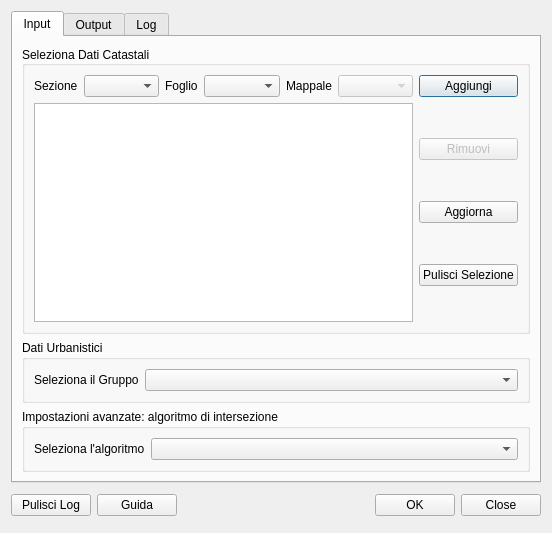
<?xml version="1.0" encoding="UTF-8"?>
<ui version="4.0">
 <class>CduCreatorDialogBase</class>
 <widget class="QDialog" name="CduCreatorDialogBase">
  <property name="geometry">
   <rect>
    <x>0</x>
    <y>0</y>
    <width>552</width>
    <height>533</height>
   </rect>
  </property>
  <property name="windowTitle">
   <string>CDU Creator</string>
  </property>
  <layout class="QGridLayout" name="gridLayout_5">
   <item row="0" column="0">
    <widget class="QTabWidget" name="tabWidget">
     <property name="currentIndex">
      <number>0</number>
     </property>
     <widget class="QWidget" name="inputTab">
      <attribute name="title">
       <string>Input</string>
      </attribute>
      <layout class="QGridLayout" name="gridLayout_2">
       <item row="0" column="0">
        <layout class="QVBoxLayout" name="verticalLayout_4">
         <item>
          <widget class="QGroupBox" name="groupBox">
           <property name="title">
            <string>Seleziona Dati Catastali</string>
           </property>
           <property name="alignment">
            <set>Qt::AlignLeading|Qt::AlignLeft|Qt::AlignVCenter</set>
           </property>
           <property name="flat">
            <bool>false</bool>
           </property>
           <property name="checkable">
            <bool>false</bool>
           </property>
           <layout class="QHBoxLayout" name="horizontalLayout_2">
            <item>
             <layout class="QGridLayout" name="gridLayout">
              <item row="0" column="0">
               <layout class="QHBoxLayout" name="horizontalLayout">
                <item>
                 <widget class="QLabel" name="label_9">
                  <property name="text">
                   <string>Sezione</string>
                  </property>
                 </widget>
                </item>
                <item>
                 <widget class="QComboBox" name="sezioneComboBox">
                  <property name="sizePolicy">
                   <sizepolicy hsizetype="Expanding" vsizetype="Fixed">
                    <horstretch>0</horstretch>
                    <verstretch>0</verstretch>
                   </sizepolicy>
                  </property>
                 </widget>
                </item>
                <item>
                 <widget class="QLabel" name="label_2">
                  <property name="text">
                   <string>Foglio</string>
                  </property>
                 </widget>
                </item>
                <item>
                 <widget class="QComboBox" name="foglioComboBox">
                  <property name="enabled">
                   <bool>true</bool>
                  </property>
                  <property name="sizePolicy">
                   <sizepolicy hsizetype="Expanding" vsizetype="Fixed">
                    <horstretch>0</horstretch>
                    <verstretch>0</verstretch>
                   </sizepolicy>
                  </property>
                 </widget>
                </item>
                <item>
                 <widget class="QLabel" name="label_3">
                  <property name="text">
                   <string>Mappale</string>
                  </property>
                 </widget>
                </item>
                <item>
                 <widget class="QComboBox" name="particellaComboBox">
                  <property name="enabled">
                   <bool>false</bool>
                  </property>
                  <property name="sizePolicy">
                   <sizepolicy hsizetype="Expanding" vsizetype="Fixed">
                    <horstretch>0</horstretch>
                    <verstretch>0</verstretch>
                   </sizepolicy>
                  </property>
                 </widget>
                </item>
               </layout>
              </item>
              <item row="0" column="1">
               <widget class="QPushButton" name="addButton">
                <property name="text">
                 <string>Aggiungi</string>
                </property>
               </widget>
              </item>
              <item row="1" column="1">
               <layout class="QVBoxLayout" name="verticalLayout_3">
                <item>
                 <widget class="QPushButton" name="removeButton">
                  <property name="enabled">
                   <bool>false</bool>
                  </property>
                  <property name="text">
                   <string>Rimuovi</string>
                  </property>
                 </widget>
                </item>
                <item>
                 <widget class="QPushButton" name="reloadButton">
                  <property name="text">
                   <string>Aggiorna</string>
                  </property>
                 </widget>
                </item>
                <item>
                 <widget class="QPushButton" name="clearSelButton">
                  <property name="text">
                   <string>Pulisci Selezione</string>
                  </property>
                 </widget>
                </item>
               </layout>
              </item>
              <item row="1" column="0">
               <widget class="QTextEdit" name="textParticelle">
                <property name="readOnly">
                 <bool>true</bool>
                </property>
               </widget>
              </item>
             </layout>
            </item>
           </layout>
          </widget>
         </item>
         <item>
          <widget class="QGroupBox" name="groupBox_2">
           <property name="title">
            <string>Dati Urbanistici</string>
           </property>
           <layout class="QHBoxLayout" name="horizontalLayout_10">
            <item>
             <layout class="QHBoxLayout" name="horizontalLayout_3">
              <item>
               <widget class="QLabel" name="label_4">
                <property name="text">
                 <string>Seleziona il Gruppo</string>
                </property>
               </widget>
              </item>
              <item>
               <widget class="QComboBox" name="gruppoComboBox">
                <property name="sizePolicy">
                 <sizepolicy hsizetype="Expanding" vsizetype="Fixed">
                  <horstretch>0</horstretch>
                  <verstretch>0</verstretch>
                 </sizepolicy>
                </property>
               </widget>
              </item>
             </layout>
            </item>
           </layout>
          </widget>
         </item>
         <item>
          <widget class="QGroupBox" name="groupBox_5">
           <property name="title">
            <string>Impostazioni avanzate: algoritmo di intersezione</string>
           </property>
           <layout class="QHBoxLayout" name="horizontalLayout_19">
            <item>
             <layout class="QHBoxLayout" name="horizontalLayout_20">
              <item>
               <widget class="QLabel" name="label_16">
                <property name="text">
                 <string>Seleziona l'algoritmo</string>
                </property>
               </widget>
              </item>
              <item>
               <widget class="QComboBox" name="algoComboBox">
                <property name="sizePolicy">
                 <sizepolicy hsizetype="Expanding" vsizetype="Fixed">
                  <horstretch>0</horstretch>
                  <verstretch>0</verstretch>
                 </sizepolicy>
                </property>
               </widget>
              </item>
             </layout>
            </item>
           </layout>
          </widget>
         </item>
        </layout>
       </item>
      </layout>
     </widget>
     <widget class="QWidget" name="outputTab">
      <attribute name="title">
       <string>Output</string>
      </attribute>
      <layout class="QGridLayout" name="gridLayout_4">
       <item row="0" column="0">
        <layout class="QVBoxLayout" name="verticalLayout_5">
         <item>
          <widget class="QGroupBox" name="groupBox_4">
           <property name="styleSheet">
            <string notr="true">color: rgb(0,0,0);</string>
           </property>
           <property name="title">
            <string>Dati Richiesta</string>
           </property>
           <layout class="QHBoxLayout" name="horizontalLayout_14">
            <item>
             <layout class="QVBoxLayout" name="verticalLayout_2">
              <item>
               <layout class="QHBoxLayout" name="horizontalLayout_12">
                <item>
                 <widget class="QLabel" name="label_10">
                  <property name="text">
                   <string>Protocollo n°</string>
                  </property>
                 </widget>
                </item>
                <item>
                 <widget class="QLineEdit" name="protocolloLineEdit">
                  <property name="sizePolicy">
                   <sizepolicy hsizetype="Expanding" vsizetype="Fixed">
                    <horstretch>0</horstretch>
                    <verstretch>0</verstretch>
                   </sizepolicy>
                  </property>
                 </widget>
                </item>
                <item>
                 <widget class="QCheckBox" name="DataCheckBox">
                  <property name="toolTip">
                   <string extracomment="Attiva Selezione Data">Attiva Selezione Data</string>
                  </property>
                  <property name="toolTipDuration">
                   <number>500000</number>
                  </property>
                  <property name="whatsThis">
                   <string/>
                  </property>
                  <property name="text">
                   <string/>
                  </property>
                 </widget>
                </item>
                <item>
                 <widget class="QLabel" name="label_11">
                  <property name="enabled">
                   <bool>false</bool>
                  </property>
                  <property name="styleSheet">
                   <string notr="true">QLabel:disabled

{ color: rgb(166,166,166); }
</string>
                  </property>
                  <property name="text">
                   <string>Data richiesta</string>
                  </property>
                 </widget>
                </item>
                <item>
                 <widget class="QDateEdit" name="dateEdit">
                  <property name="enabled">
                   <bool>false</bool>
                  </property>
                  <property name="styleSheet">
                   <string notr="true">QDateEdit:disabled

{ color: rgb(166,166,166); }
</string>
                  </property>
                  <property name="calendarPopup">
                   <bool>true</bool>
                  </property>
                  <property name="date">
                   <date>
                    <year>2002</year>
                    <month>1</month>
                    <day>2</day>
                   </date>
                  </property>
                 </widget>
                </item>
               </layout>
              </item>
              <item>
               <spacer name="verticalSpacer_8">
                <property name="orientation">
                 <enum>Qt::Vertical</enum>
                </property>
                <property name="sizeHint" stdset="0">
                 <size>
                  <width>17</width>
                  <height>14</height>
                 </size>
                </property>
               </spacer>
              </item>
              <item>
               <layout class="QHBoxLayout" name="horizontalLayout_13">
                <property name="spacing">
                 <number>6</number>
                </property>
                <item>
                 <widget class="QLabel" name="label_12">
                  <property name="text">
                   <string>Richiedente</string>
                  </property>
                 </widget>
                </item>
                <item>
                 <widget class="QLineEdit" name="richiedenteEdit"/>
                </item>
               </layout>
              </item>
             </layout>
            </item>
           </layout>
          </widget>
         </item>
         <item>
          <widget class="QGroupBox" name="groupBox_3">
           <property name="title">
            <string>Output</string>
           </property>
           <layout class="QHBoxLayout" name="horizontalLayout_18">
            <item>
             <layout class="QVBoxLayout" name="verticalLayout">
              <item>
               <layout class="QHBoxLayout" name="horizontalLayout_4">
                <item>
                 <widget class="QLabel" name="label_5">
                  <property name="text">
                   <string>Seleziona la cartella</string>
                  </property>
                 </widget>
                </item>
                <item>
                 <widget class="QLineEdit" name="OutFolder"/>
                </item>
                <item>
                 <widget class="QPushButton" name="OutFolderButton">
                  <property name="sizePolicy">
                   <sizepolicy hsizetype="Minimum" vsizetype="Fixed">
                    <horstretch>0</horstretch>
                    <verstretch>0</verstretch>
                   </sizepolicy>
                  </property>
                  <property name="text">
                   <string>...</string>
                  </property>
                 </widget>
                </item>
               </layout>
              </item>
              <item>
               <spacer name="verticalSpacer_2">
                <property name="orientation">
                 <enum>Qt::Vertical</enum>
                </property>
                <property name="sizeHint" stdset="0">
                 <size>
                  <width>20</width>
                  <height>9</height>
                 </size>
                </property>
               </spacer>
              </item>
              <item>
               <layout class="QHBoxLayout" name="horizontalLayout_11">
                <item>
                 <widget class="QLabel" name="label_13">
                  <property name="text">
                   <string>Nome file CDU</string>
                  </property>
                 </widget>
                </item>
                <item>
                 <widget class="QLineEdit" name="nameLineEdit"/>
                </item>
               </layout>
              </item>
              <item>
               <spacer name="verticalSpacer_3">
                <property name="orientation">
                 <enum>Qt::Vertical</enum>
                </property>
                <property name="sizeHint" stdset="0">
                 <size>
                  <width>20</width>
                  <height>9</height>
                 </size>
                </property>
               </spacer>
              </item>
              <item>
               <layout class="QHBoxLayout" name="horizontalLayout_17">
                <item>
                 <widget class="QCheckBox" name="odtCheckBox">
                  <property name="text">
                   <string>Stampa anche file  modificabile (formato .odt)</string>
                  </property>
                 </widget>
                </item>
                <item>
                 <spacer name="horizontalSpacer_3">
                  <property name="orientation">
                   <enum>Qt::Horizontal</enum>
                  </property>
                  <property name="sizeHint" stdset="0">
                   <size>
                    <width>28</width>
                    <height>20</height>
                   </size>
                  </property>
                 </spacer>
                </item>
                <item>
                 <widget class="QCheckBox" name="mapCheckBox">
                  <property name="text">
                   <string>Stampa la mappa</string>
                  </property>
                 </widget>
                </item>
               </layout>
              </item>
              <item>
               <spacer name="verticalSpacer_4">
                <property name="orientation">
                 <enum>Qt::Vertical</enum>
                </property>
                <property name="sizeHint" stdset="0">
                 <size>
                  <width>20</width>
                  <height>9</height>
                 </size>
                </property>
               </spacer>
              </item>
              <item>
               <layout class="QHBoxLayout" name="horizontalLayout_5">
                <item>
                 <widget class="QLabel" name="label_6">
                  <property name="text">
                   <string>Titolo</string>
                  </property>
                 </widget>
                </item>
                <item>
                 <widget class="QLineEdit" name="titolo"/>
                </item>
               </layout>
              </item>
              <item>
               <spacer name="verticalSpacer_5">
                <property name="orientation">
                 <enum>Qt::Vertical</enum>
                </property>
                <property name="sizeHint" stdset="0">
                 <size>
                  <width>20</width>
                  <height>9</height>
                 </size>
                </property>
               </spacer>
              </item>
              <item>
               <layout class="QHBoxLayout" name="horizontalLayout_6">
                <item>
                 <widget class="QLabel" name="label_7">
                  <property name="text">
                   <string>Nome Comune</string>
                  </property>
                 </widget>
                </item>
                <item>
                 <widget class="QLineEdit" name="nomeComune"/>
                </item>
               </layout>
              </item>
              <item>
               <spacer name="verticalSpacer_6">
                <property name="orientation">
                 <enum>Qt::Vertical</enum>
                </property>
                <property name="sizeHint" stdset="0">
                 <size>
                  <width>20</width>
                  <height>9</height>
                 </size>
                </property>
               </spacer>
              </item>
              <item>
               <layout class="QHBoxLayout" name="horizontalLayout_7">
                <item>
                 <widget class="QLabel" name="label_8">
                  <property name="text">
                   <string>Seleziona il logo</string>
                  </property>
                 </widget>
                </item>
                <item>
                 <widget class="QLineEdit" name="urlLogo"/>
                </item>
                <item>
                 <widget class="QPushButton" name="logoButton">
                  <property name="text">
                   <string>...</string>
                  </property>
                 </widget>
                </item>
               </layout>
              </item>
              <item>
               <spacer name="verticalSpacer_7">
                <property name="orientation">
                 <enum>Qt::Vertical</enum>
                </property>
                <property name="sizeHint" stdset="0">
                 <size>
                  <width>20</width>
                  <height>9</height>
                 </size>
                </property>
               </spacer>
              </item>
              <item>
               <layout class="QHBoxLayout" name="horizontalLayout_9">
                <item>
                 <widget class="QLabel" name="label">
                  <property name="text">
                   <string>Seleziona intestazione</string>
                  </property>
                 </widget>
                </item>
                <item>
                 <widget class="QLineEdit" name="urlTxt"/>
                </item>
                <item>
                 <widget class="QPushButton" name="txtButton">
                  <property name="text">
                   <string>...</string>
                  </property>
                 </widget>
                </item>
               </layout>
              </item>
              <item>
               <spacer name="verticalSpacer">
                <property name="orientation">
                 <enum>Qt::Vertical</enum>
                </property>
                <property name="sizeHint" stdset="0">
                 <size>
                  <width>20</width>
                  <height>9</height>
                 </size>
                </property>
               </spacer>
              </item>
              <item>
               <layout class="QHBoxLayout" name="horizontalLayout_16">
                <item>
                 <widget class="QLabel" name="label_14">
                  <property name="text">
                   <string>Stampa i valori delle aree intersecate</string>
                  </property>
                 </widget>
                </item>
                <item>
                 <layout class="QHBoxLayout" name="horizontalLayout_15">
                  <property name="spacing">
                   <number>6</number>
                  </property>
                  <property name="sizeConstraint">
                   <enum>QLayout::SetFixedSize</enum>
                  </property>
                  <item>
                   <widget class="QCheckBox" name="printAreaBox">
                    <property name="text">
                     <string/>
                    </property>
                   </widget>
                  </item>
                  <item>
                   <widget class="QLabel" name="label_15">
                    <property name="text">
                     <string>m&lt;sup&gt;2&lt;/sup&gt;</string>
                    </property>
                   </widget>
                  </item>
                 </layout>
                </item>
                <item>
                 <widget class="QCheckBox" name="printAreaPercBox">
                  <property name="text">
                   <string>%</string>
                  </property>
                 </widget>
                </item>
                <item>
                 <spacer name="horizontalSpacer_2">
                  <property name="orientation">
                   <enum>Qt::Horizontal</enum>
                  </property>
                  <property name="sizeHint" stdset="0">
                   <size>
                    <width>58</width>
                    <height>20</height>
                   </size>
                  </property>
                 </spacer>
                </item>
               </layout>
              </item>
             </layout>
            </item>
           </layout>
          </widget>
         </item>
        </layout>
       </item>
      </layout>
     </widget>
     <widget class="QWidget" name="logTab">
      <attribute name="title">
       <string>Log</string>
      </attribute>
      <layout class="QGridLayout" name="gridLayout_3">
       <item row="0" column="0">
        <widget class="QTextBrowser" name="textLog"/>
       </item>
      </layout>
     </widget>
    </widget>
   </item>
   <item row="1" column="0">
    <layout class="QHBoxLayout" name="horizontalLayout_8">
     <item>
      <widget class="QPushButton" name="clearButton">
       <property name="text">
        <string>Pulisci Log</string>
       </property>
      </widget>
     </item>
     <item>
      <widget class="QPushButton" name="helpButton">
       <property name="text">
        <string>Guida</string>
       </property>
      </widget>
     </item>
     <item>
      <spacer name="horizontalSpacer">
       <property name="orientation">
        <enum>Qt::Horizontal</enum>
       </property>
       <property name="sizeHint" stdset="0">
        <size>
         <width>298</width>
         <height>33</height>
        </size>
       </property>
      </spacer>
     </item>
     <item>
      <widget class="QPushButton" name="pushButtonOk">
       <property name="text">
        <string>OK</string>
       </property>
      </widget>
     </item>
     <item>
      <widget class="QDialogButtonBox" name="button_box">
       <property name="orientation">
        <enum>Qt::Horizontal</enum>
       </property>
       <property name="standardButtons">
        <set>QDialogButtonBox::Close</set>
       </property>
      </widget>
     </item>
    </layout>
   </item>
  </layout>
 </widget>
 <resources/>
 <connections>
  <connection>
   <sender>button_box</sender>
   <signal>rejected()</signal>
   <receiver>CduCreatorDialogBase</receiver>
   <slot>reject()</slot>
   <hints>
    <hint type="sourcelabel">
     <x>20</x>
     <y>20</y>
    </hint>
    <hint type="destinationlabel">
     <x>20</x>
     <y>20</y>
    </hint>
   </hints>
  </connection>
 </connections>
</ui>
